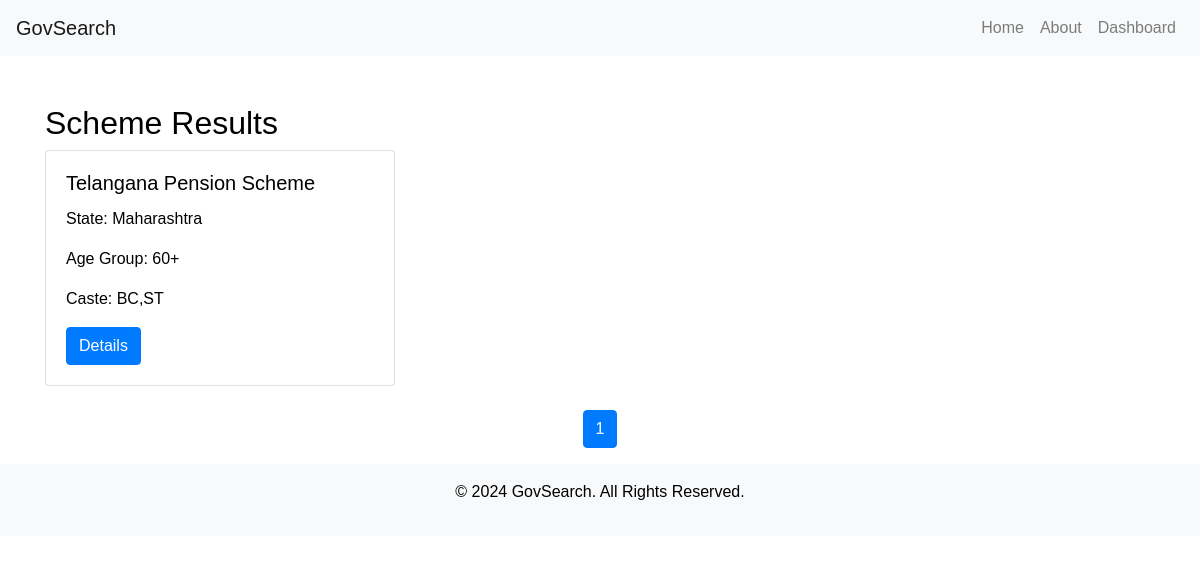
/results.php?state=Maharashtra, run on the app's committed database.
### tables this page shows
CREATE TABLE `schemes` (
  `id` int(11) NOT NULL,
  `scheme_name` varchar(255) NOT NULL,
  `state` varchar(100) NOT NULL,
  `age_group` varchar(50) DEFAULT NULL,
  `caste` varchar(50) DEFAULT NULL,
  `state_logo` varchar(255) DEFAULT NULL,
  `scheme_link` varchar(255) DEFAULT NULL
);

### results.php (the view, shortened to what this page needs)
<?php
$servername = "localhost";
$username = "asse6007_admin";
$password = "00000000";
$dbname = "asse6007_gov_schemes";
$conn = new mysqli($servername, $username, $password, $dbname);
$query = isset($_GET['query']) ? $_GET['query'] : '';
$state = isset($_GET['state']) ? $_GET['state'] : '';
$age_group = isset($_GET['age_group']) ? $_GET['age_group'] : '';
$caste = isset($_GET['caste']) ? $_GET['caste'] : '';
$results_per_page = 6;
$page = isset($_GET['page']) ? (int)$_GET['page'] : 1;
$offset = ($page - 1) * $results_per_page;
$sql = "SELECT * FROM schemes WHERE 1=1";
$params = [];
$types = "";
if (!empty($state)) {
    $sql .= " AND state = ?";
    $params[] = $state;
    $types .= "s";
}
$sql .= " LIMIT ?, ?";
$params[] = $offset;
$params[] = $results_per_page;
$types .= "ii";
$stmt = $conn->prepare($sql);
if (!empty($types)) {
    $stmt->bind_param($types, ...$params);
}
if (!$stmt->execute()) {
    die("Error in query execution: " . $stmt->error);
}
$result = $stmt->get_result();
$total_sql = "SELECT COUNT(*) FROM schemes WHERE 1=1";
if (!empty($state)) $total_sql .= " AND state = '" . $conn->real_escape_string($state) . "'";
$total_result = $conn->query($total_sql);
$total_rows = $total_result->fetch_row()[0];
$total_pages = ceil($total_rows / $results_per_page);
?>
<!DOCTYPE html>
<html lang="en">
<head>
    <link href="https://stackpath.bootstrapcdn.com/bootstrap/4.5.2/css/bootstrap.min.css" rel="stylesheet">
</head>
<body>
<?php include('header.php'); ?>
<div class="container mt-5">
    <h2>Scheme Results</h2>
    <?php if ($result->num_rows > 0): ?>
        <div class="row">
            <?php while ($row = $result->fetch_assoc()): ?>
                <div class="col-md-4 mb-4">
                    <div class="card">
                        <div class="card-body">
                            <h5 class="card-title"><?php echo htmlspecialchars($row['scheme_name']); ?></h5>
                            <p class="card-text">State: <?php echo htmlspecialchars($row['state']); ?></p>
                            <p class="card-text">Age Group: <?php echo htmlspecialchars($row['age_group']); ?></p>
                            <p class="card-text">Caste: <?php echo htmlspecialchars($row['caste']); ?></p>
                            <a href="<?php echo htmlspecialchars($row['scheme_link']); ?>" class="btn btn-primary" target="_blank">Details</a>
                        </div>
                    </div>
                </div>
            <?php endwhile; ?>
        </div>
    <?php else: ?>
        <p>No schemes found.</p>
    <?php endif; ?>
    <nav>
        <ul class="pagination justify-content-center">
            <?php for ($i = 1; $i <= $total_pages; $i++): ?>
                <li class="page-item <?php if ($i == $page) echo 'active'; ?>">
                    <a class="page-link" href="?query=<?php echo urlencode($query); ?>&state=<?php echo urlencode($state); ?>&age_group=<?php echo urlencode($age_group); ?>&caste=<?php echo urlencode($caste); ?>&page=<?php echo $i; ?>"><?php echo $i; ?></a>
                </li>
            <?php endfor; ?>
        </ul>
    </nav>
</div>
<?php include('footer.php'); ?>
</body>
</html>

### header.php (style rules this page uses)
body { background-color: #ffffff; color: #000000; font-family: Arial, sans-serif; }

### data on the page
schemes: scheme_name "Telangana Pension Scheme", state "Maharashtra", age_group "60+", caste "BC,ST"
